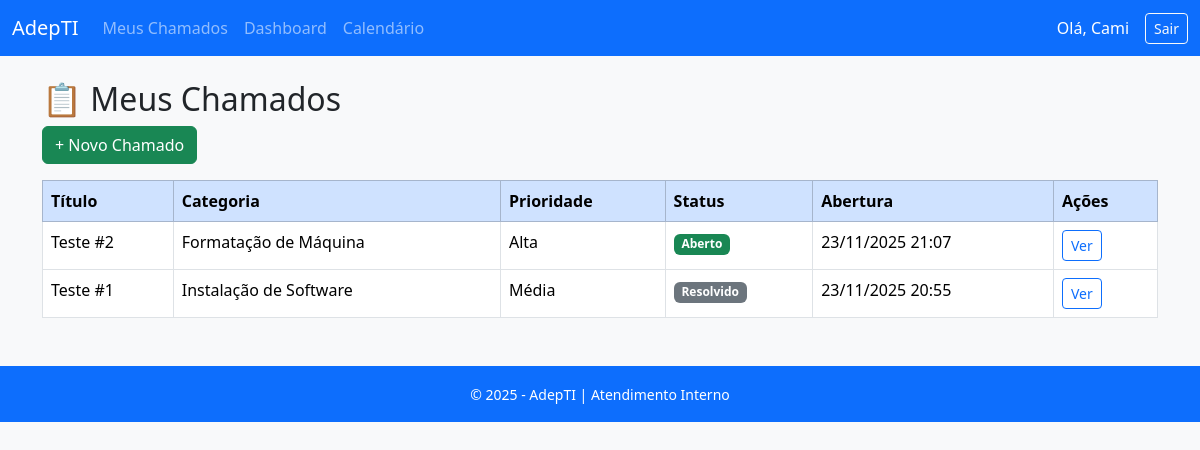
The page / (signed in) on the database as committed earlier.
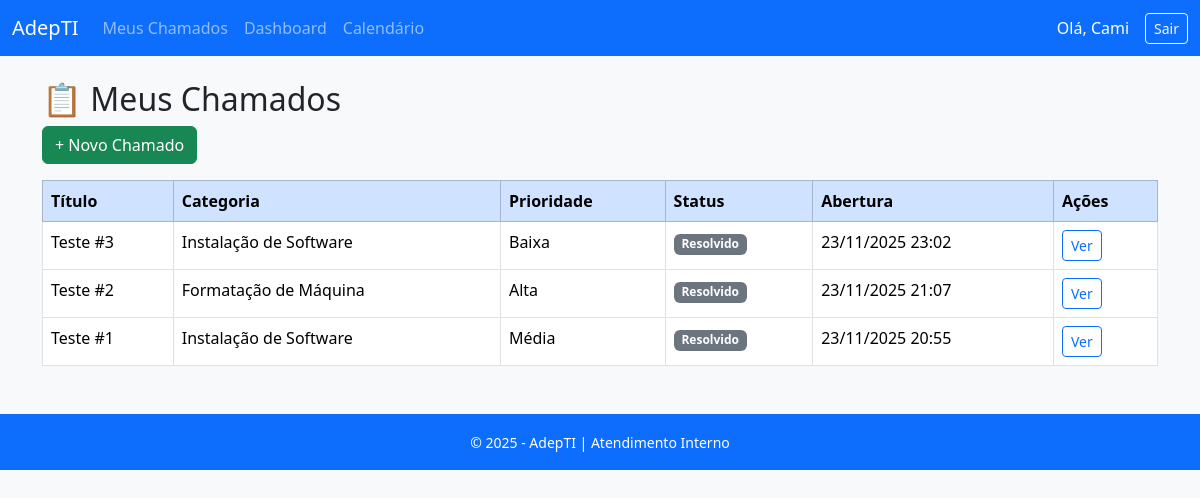
The same page on the database as committed later.
### atendimento/models.py (models this page shows, shortened)
class Chamado(models.Model):
    titulo = models.CharField(max_length=200)
    descricao = models.TextField()
    usuario = models.ForeignKey(settings.AUTH_USER_MODEL, on_delete=models.CASCADE, related_name='chamados')
    categoria = models.ForeignKey(Categoria, on_delete=models.SET_NULL, null=True, blank=True)
    prioridade = models.CharField(max_length=10, choices=(('baixa', 'Baixa'), ('media', 'Média'), ('alta', 'Alta')))
    status = models.CharField(max_length=20, choices=(('aberto', 'Aberto'), ('andamento', 'Em andamento'), ('resolvido', 'Resolvido')), default='aberto')
    data_abertura = models.DateTimeField(auto_now_add=True)
    data_atualizacao = models.DateTimeField(auto_now=True)

class Categoria(models.Model):
    nome = models.CharField(max_length=100)

### atendimento/views.py (the view)
# urls.py: path('', views.index, name='index'),
@login_required
def index(request):
    user = request.user
    if user.tipo == 'administrativo':
        chamados = Chamado.objects.all().order_by('-data_abertura')
    elif user.tipo == 'atendente':
        if hasattr(user, 'categoria') and user.categoria:
            chamados = Chamado.objects.filter(categoria=user.categoria).exclude(status='resolvido').order_by('-data_abertura')
        else: chamados = Chamado.objects.none()
    else:
        chamados = Chamado.objects.filter(usuario=user).order_by('-data_abertura')
    return render(request, 'atendimento/index.html', {'chamados': chamados})

### atendimento/templates/atendimento/index.html (shortened to what this page needs)
{% extends 'atendimento/base.html' %}
{% block content %}
<h2>📋 Meus Chamados</h2>
<a href="{% url 'novo_chamado' %}" class="btn btn-success mb-3">+ Novo Chamado</a>
{% if chamados %}
<table class="table table-bordered table-hover bg-white">
    <thead class="table-primary">
        <tr>
            <th>Título</th>
            <th>Categoria</th>
            <th>Prioridade</th>
            <th>Status</th>
            <th>Abertura</th>
            <th>Ações</th>
        </tr>
    </thead>
    <tbody>
        {% for c in chamados %}
        <tr>
            <td>{{ c.titulo }}</td>
            <td>{{ c.categoria.nome }}</td>
            <td>{{ c.get_prioridade_display }}</td>
            <td>
                {% if c.status == 'aberto' %}
                    <span class="badge bg-success">Aberto</span>
                {% elif c.status == 'andamento' %}
                    <span class="badge bg-warning text-dark">Em andamento</span>
                {% else %}
                    <span class="badge bg-secondary">Resolvido</span>
                {% endif %}
            </td>
            <td>{{ c.data_abertura|date:"d/m/Y H:i" }}</td>
            <td><a href="{% url 'chamado_detalhes' c.id %}" class="btn btn-sm btn-outline-primary">Ver</a></td>
        </tr>
        {% endfor %}
    </tbody>
</table>
{% else %}
<div class="alert alert-info">Você ainda não possui chamados.</div>
{% endif %}
{% endblock %}

Rows that differ between the two databases and show on the page:
added Chamado: titulo "Teste #3", categoria.nome "Instalação de Software", prioridade "Baixa", status "Resolvido", data_abertura "23/11/2025 23:02"
changed Chamado "Teste #2": status "Aberto" → "Resolvido"
